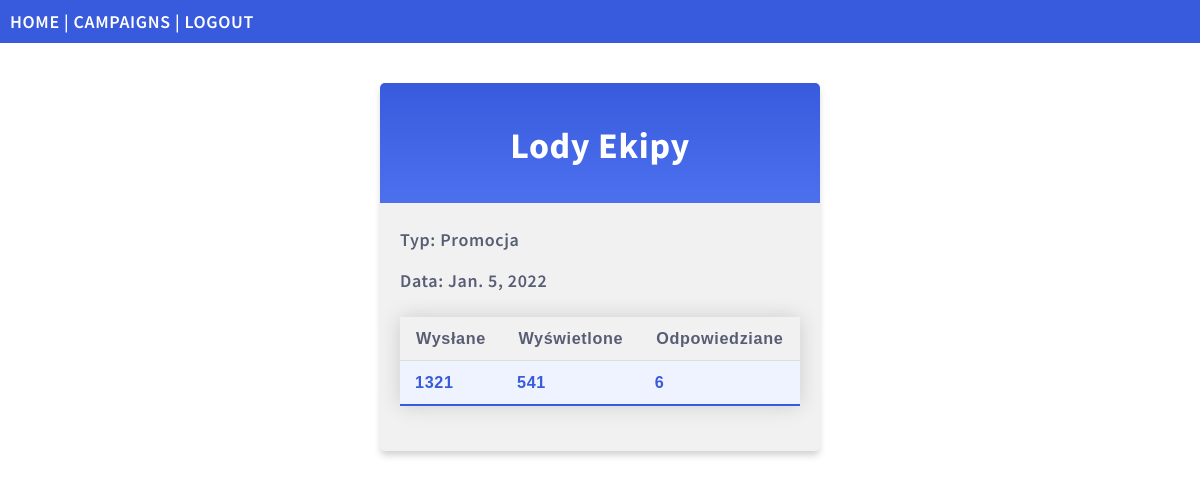
The page /campaigns/details/lody-ekipy (signed in) on the database its author committed.
### mails/models.py (models this page shows, shortened)
class Campaign(models.Model):
    name = models.CharField(max_length=255)
    type = models.CharField(max_length=255)
    date = models.DateField()
    sent = models.IntegerField()
    seen = models.IntegerField()
    replied = models.IntegerField()
    slug = models.SlugField(default="", null=False)

### mails/views.py (the view)
# urls.py: path('campaigns/details/<slug:slug>', views.detailsView, name='details'),
@login_required
def detailsView(request, slug):
    mycampaign = Campaign.objects.get(slug=slug)
    template = loader.get_template('details.html')
    context = {
        'mycampaign': mycampaign,
    }
    return HttpResponse(template.render(context, request))

### mails/templates/details.html (shortened to what this page needs)
{% extends "master.html" %}
{% block content %}
<div class="mycard">
  <h1>{{ mycampaign.name }}</h1>
  <p>Typ: {{ mycampaign.type }}</p>
  <p>Data: {{ mycampaign.date }} </p>
  <table class="styled-table">
    <tr>
        <th>Wysłane</th>
        <th>Wyświetlone</th>
        <th>Odpowiedziane</th>
    </tr>
    <tr class="active-row">
        <td>{{ mycampaign.sent }}</td>
        <td>{{ mycampaign.seen }}</td>
        <td>{{ mycampaign.replied }}</td>
    </tr>
  </table>
</div>
{% endblock %}

### mystaticfiles/mystyles.css (style rules this page uses)
body { margin:0; font: 600 18px 'Source Sans Pro', sans-serif; letter-spacing: 0.64px; color: #585d74; }
.mycard { background-color: #f1f1f1; background-image: linear-gradient(to bottom, #375BDC, #4D70EF); background-size: 100% 120px; background-repeat: no-repeat; margin: 40px auto; width: 400px; border-radius: 5px; box-shadow: 0 5px 7px -1px rgba(51, 51, 51, 0.23); padding: 20px; }
.mycard h1 { text-align: center; color:#ffffff; margin:20px 0 60px 0; }
.styled-table { border-collapse: collapse; margin: 25px 0; font-size: 0.9em; font-family: sans-serif; min-width: 400px; box-shadow: 0 0 20px rgba(0, 0, 0, 0.15); }
.styled-table th, .styled-table td { padding: 12px 15px; }
.styled-table tbody tr { border-bottom: 1px solid #dddddd; }
.styled-table tbody tr:nth-of-type(even) { background-color: #f3f3f3; }
.styled-table tbody tr:last-of-type { border-bottom: 2px solid #375BDC; }
.styled-table tbody tr.active-row { font-weight: bold; color: #375BDC; background-color: #eff3ff; }

### rows shown on the page
Campaign: name "Lody Ekipy", type "Promocja", date "Jan. 5, 2022", sent "1321", seen "541", replied "6"
